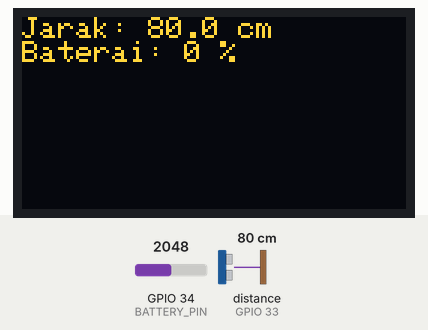
This sketch was run on a simulated ESP32. Parts: 128×64 one-colour display. Wiring (inferred from the names in the program): ultrasonic range finder: trigger GPIO 26; echo GPIO 33. The inputs (shaded band) are chosen by the test bench; at power-on: distance to the obstacle (sensor on GPIO 33) 80 cm, GPIO 34 (BATTERY_PIN) = 2048 (analog values on the 0–4095 scale). The echo pulse lasts 58.3 µs per cm; the OLED is the two-colour kind (top 16 rows yellow).

Above: at 2.2 s.
2.3 s: distance to the obstacle (sensor on GPIO 33) set to 2 cm
At 4.2 s:
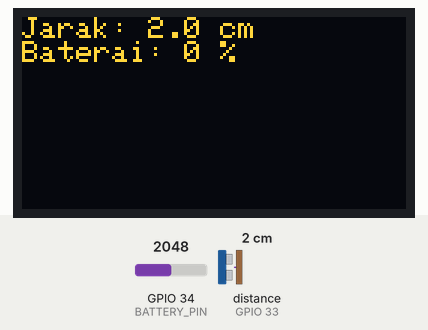
4.6 s: GPIO 34 (BATTERY_PIN) set to 2866
At 5.9 s:
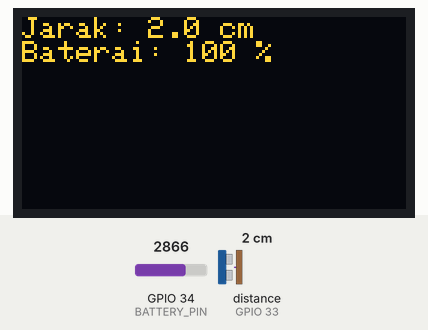
6.7 s: distance to the obstacle (sensor on GPIO 33) set to 4 cm
At 8.5 s:
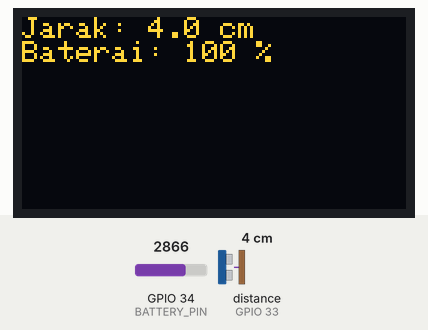
8.8 s: GPIO 34 (BATTERY_PIN) set to 2047
At 10.4 s:
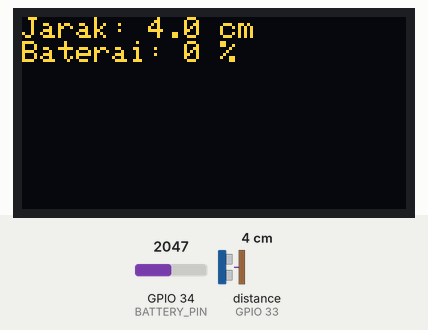
12.8 s: distance to the obstacle (sensor on GPIO 33) set to 9 cm
At 14.8 s:
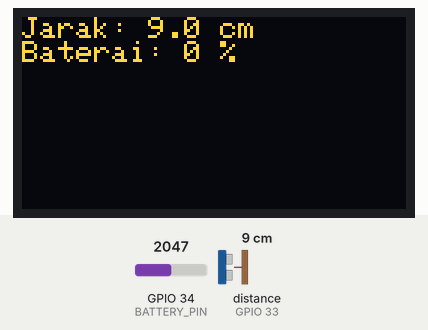
15.1 s: GPIO 34 (BATTERY_PIN) set to 3603
At 16.8 s:
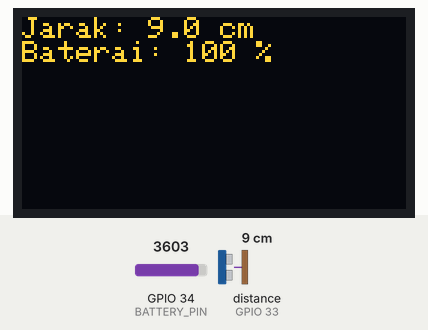
Timing chart, 0 to 18.3 s (numbered marks = the images above; inputs shaded):
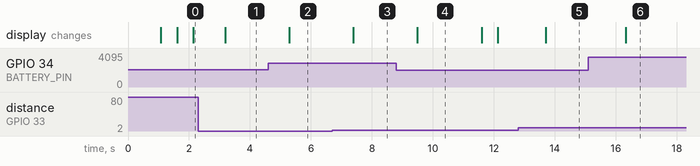

Measured:
- after the input at 2.3 s, the display: changes after 0.88 s (image 1)
- after the input at 4.6 s, the display: changes after 0.69 s (image 2)
- after the input at 6.7 s, the display: changes after 0.69 s (image 3)
- after the input at 8.8 s, the display: changes after 0.69 s (image 4)
- after the input at 12.8 s, the display: changes after 0.90 s (image 5)
- after the input at 15.1 s, the display: changes after 1.2 s (image 6)
- what the display in image 4 shows lasts 2.1 s, from 9.5 s to 11.6 s

The sketch:

code.ino
```cpp
#include <Arduino.h>
#include <Wire.h>
#include <Adafruit_GFX.h>
#include <Adafruit_SSD1306.h>

// Pin ultrasonic
#define TRIG_PIN 26
#define ECHO_PIN 33

// Pin sensor tegangan baterai
#define BATTERY_PIN 34

// Ukuran OLED
#define SCREEN_WIDTH 128
#define SCREEN_HEIGHT 64
Adafruit_SSD1306 display(SCREEN_WIDTH, SCREEN_HEIGHT, &Wire, -1);

// Variabel global
float distanceCM = 0;
int batteryPercent = 0;

// WDT Variabel
float lastDistance = -999;
unsigned long lastChangeTime = 0;
const unsigned long WDT_TIMEOUT = 20000; // 20 detik

void ultrasonicTask(void *pvParameters) {
  while (1) {
    digitalWrite(TRIG_PIN, LOW);
    delayMicroseconds(2);digitalWrite(TRIG_PIN, HIGH);
    delayMicroseconds(10);
    digitalWrite(TRIG_PIN, LOW);
    long duration = pulseIn(ECHO_PIN, HIGH, 30000); // Timeout 30ms
    if (duration == 0) {
      distanceCM = -1;
    } else {
      distanceCM = duration * 0.0343 / 2;
    }
    vTaskDelay(pdMS_TO_TICKS(500));
  }
}

void batteryTask(void *pvParameters) {
  while (1) {
    int raw = analogRead(BATTERY_PIN);
    float voltage = (raw / 4095.0) * 3.3 * 2.0;
    batteryPercent = map(voltage * 100, 330, 420, 0, 100);
    batteryPercent = constrain(batteryPercent, 0, 100);
    vTaskDelay(pdMS_TO_TICKS(1000));
  }
}

void displayAndWDTTask(void *pvParameters) {
  lastChangeTime = millis(); // Initialize WDT timer
  while (1) {
    // Watchdog Timer: Reset timer if distance changes
    if (abs(distanceCM - lastDistance) > 0.1) {
      lastChangeTime = millis();
      lastDistance = distanceCM;
    }

    // If no change for 20 seconds -> "shut down system"
    if (millis() - lastChangeTime > WDT_TIMEOUT) {
      display.clearDisplay();
      display.setCursor(0, 0);
      display.println("Sistem Tidak Responsif");
      display.println("Mematikan...");
      display.display();
      // Infinite loop -> shut down system (can be replaced with deep sleep)
      while (1);
    }

    // Display data
    display.clearDisplay();
    display.setCursor(0, 0);
    if (distanceCM < 0) {
      display.println("Jarak: Out of range");
    } else {
      display.print("Jarak: ");
      display.print(distanceCM, 1);
      display.println(" cm");
    }
    display.print("Baterai: ");
    display.print(batteryPercent);
    display.println(" %");
    display.display();
    vTaskDelay(pdMS_TO_TICKS(500)); // Delay for display update
  }
}

void setup() {
  Serial.begin(115200);
  pinMode(TRIG_PIN, OUTPUT);
  pinMode(ECHO_PIN, INPUT);
  analogReadResolution(12);
  analogSetAttenuation(ADC_11db);
  if (!display.begin(SSD1306_SWITCHCAPVCC, 0x3C)) {
    Serial.println(F("Gagal inisialisasi OLED"));
    while (1);
  }

  display.clearDisplay();
  display.setTextSize(1);
  display.setTextColor(SSD1306_WHITE);
  display.setCursor(0, 0);
  display.println("System Starting...");
  display.display();
  delay(1000);

  // Create FreeRTOS tasks
  xTaskCreatePinnedToCore(ultrasonicTask, "Ultrasonic Task", 2048, NULL, 1, NULL, 1);
  xTaskCreatePinnedToCore(batteryTask, "Battery Task", 2048, NULL, 1, NULL, 1);
  xTaskCreatePinnedToCore(displayAndWDTTask, "Display & WDT Task", 4096, NULL, 1, NULL, 0); // Increased stack size for display task
}

void loop() {
// Kosong karena menggunakan rtos
}
```
